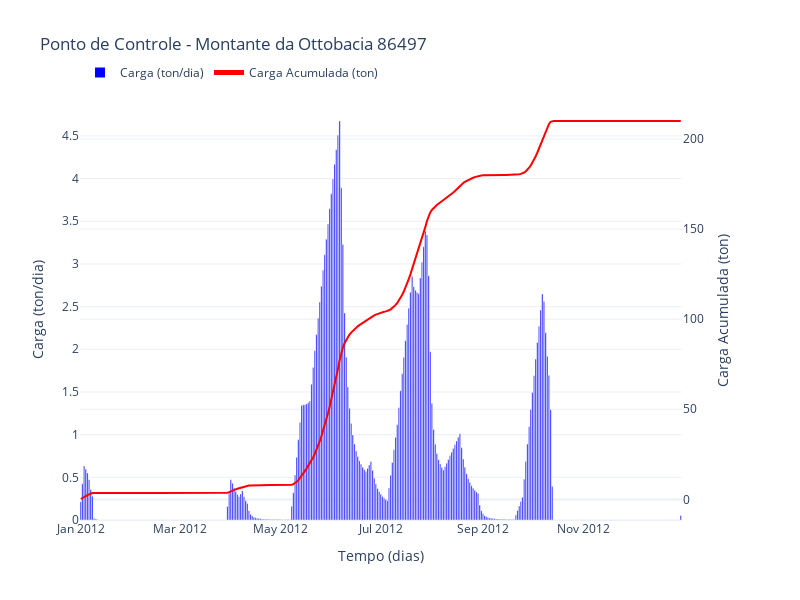

The notebook cell saved with this chart:
### Code cell
import locale
from plotly.subplots import make_subplots

# set locale to PT-BR
locale.setlocale(locale.LC_TIME, 'pt_BR.UTF-8')

df_estrela = pd.DataFrame()
df_estrela['86498+86499'] = df_Bu_ton[86498] + df_Bu_ton[86499]
df_estrela = df_estrela.iloc[:365]
df_estrela['subtotal'] = df_estrela['86498+86499'].cumsum()
df_estrela.index = pd.date_range(start='2012-01-01', periods=len(df_estrela), freq='D')

fig = make_subplots(specs=[[{"secondary_y": True}]])
fig.add_trace(go.Bar(x=df_estrela.index, y=df_estrela['86498+86499'], name='Carga (ton/dia)', marker_color='blue'), secondary_y=False)
fig.add_trace(go.Scatter(x=df_estrela.index, y=df_estrela['subtotal'], name='Carga Acumulada (ton)', line=dict(color='red', width=2)), secondary_y=True)

fig.update_layout(title='Ponto de Controle - Montante da Ottobacia 86497', xaxis_title='Tempo (dias)', font=dict(size=12), legend=dict(y=1.1, orientation='h', itemsizing='constant'))
fig.update_yaxes(title_text='Carga (ton/dia)', secondary_y=False)
fig.update_yaxes(title_text='Carga Acumulada (ton)', secondary_y=True)
fig.update_layout(
    font=dict(size=12),
    width=800,
    height=600
)

fig.show()

### Figure 1 — Plotly figure (JSON) as saved in the notebook; plotly's stock layout.template omitted (floating-point values rounded to 4 significant figures; data arrays with more than 128 entries replaced by an {"elided": "..."} marker saying what was removed)
{"data": [{"marker": {"color": "blue"}, "name": "Carga (ton/dia)", "type": "bar", "x": {"elided": "365 str values"}, "xaxis": "x", "y": {"elided": "365 float values"}, "yaxis": "y"}, {"line": {"color": "red", "width": 2}, "name": "Carga Acumulada (ton)", "type": "scatter", "x": {"elided": "365 str values"}, "xaxis": "x", "y": {"elided": "365 float values"}, "yaxis": "y2"}], "layout": {"font": {"size": 12}, "height": 600, "legend": {"itemsizing": "constant", "orientation": "h", "y": 1.1}, "title": {"text": "Ponto de Controle - Montante da Ottobacia 86497"}, "width": 800, "xaxis": {"anchor": "y", "domain": [0, 0.94], "title": {"text": "Tempo (dias)"}}, "yaxis": {"anchor": "x", "domain": [0, 1], "title": {"text": "Carga (ton/dia)"}}, "yaxis2": {"anchor": "x", "overlaying": "y", "side": "right", "title": {"text": "Carga Acumulada (ton)"}}}}
